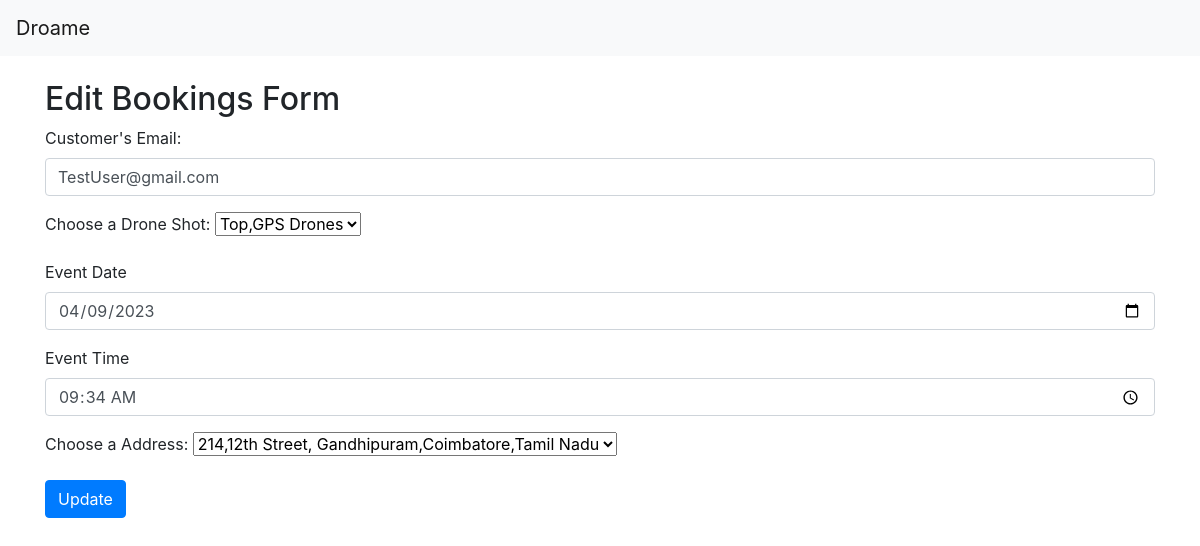
The app's page /bookings/edit/9 with its own data.
### bookings/models.py (models this page shows)
class Booking(models.Model):
    created_time = models.DateTimeField(auto_now_add=True)
    drone_shot_name = models.ForeignKey(DroneShot, on_delete=models.CASCADE)
    customer = models.ForeignKey(Customer, on_delete=models.CASCADE)
    event_date=models.DateField()
    event_time=models.TimeField()
    event_address=models.ForeignKey(Location, on_delete=models.CASCADE)

### customers/models.py (models this page shows)
class Customer(models.Model):
    name = models.CharField(max_length=100,blank=False,null=False)
    email = models.EmailField(unique=True,blank=False,null=False)
    phone_number = models.BigIntegerField(max_length=10,blank=False,null=False)
    address=models.ForeignKey(Location,on_delete=models.CASCADE)

### droneShot/models.py (models this page shows)
class DroneShot(models.Model):
    shot_name=models.CharField(max_length=100)
    drone_type=models.CharField(max_length=100)

### location/models.py (models this page shows)
class Location(models.Model):
    door_no=models.CharField(max_length=10)
    address=models.CharField(max_length=250)
    city=models.CharField(max_length=100)
    state=models.CharField(max_length=100)

### bookings/views.py (the view, shortened to what this page needs)
# urls.py: path('edit/<id>',Edit,name="Edit"),
def Edit(request,id):
    try:
        booking=Booking.objects.get(id=id)
        location=Location.objects.all()
        shot=DroneShot.objects.all()
        data={
            "booking":booking,
            "location":location,
            "shot":shot,
        }
        return render(request,"EditBookings.html",context={"data":data})
    except Booking.DoesNotExist:
        messages.error(request,"No Booking exsits.")
    except Location.DoesNotExist:
        messages.error(request,"No Location exsits.")
    except DroneShot.DoesNotExist:
        messages.error(request,"No DroneShot exsits.")
    except Exception as e:
        print(e)
        return redirect('/bookings/List')

### templates/EditBookings.html (shortened to what this page needs)
{% extends 'base.html' %}
{% block content %}
<div class="container">
    <h2>Edit Bookings Form</h2>
    <form action="" method="post">{% csrf_token %}
        <div class="form-group">
            <label for="email">Customer's Email:</label>
            <input type="email" class="form-control" id="email" placeholder="Enter email" name="email" value ={{data.booking.customer.email}} required>
        </div>
        <div class="form-group">
            <label for="shot">Choose a Drone Shot:</label>
              {% if data.shot|length != 0%}
                <select name="shot" id="shot">
                    <option value={{data.booking.drone_shot_name.id}}>{{data.booking.drone_shot_name.shot_name}},{{data.booking.drone_shot_name.drone_type}}</option>
                </select>
              {% else %}
                <a type="button" class="btn btn-danger" href="/shot/Create">Create New Drone Shot</a>
              {% endif %}
          </div>
          <div class="form-group">
            <label for="event_date">Event Date</label>
            <input type="date" class="form-control" id="event_date"  name="event_date" required  value={{data.booking.event_date|date:"Y-m-d"}}>
          </div>
          <div class="form-group">
            <label for="event_time">Event Time</label>
            <input type="time" class="form-control" id="event_time"  name="event_time" required value={{data.booking.event_time|time:"H:i"}}>
          </div>
      <div class="form-group">
        <label for="addr">Choose a Address:</label>
          {% if data.location|length != 0%}
            <select name="addr" id="addr">
              <option value={{data.booking.event_address.id}}>{{data.booking.event_address.door_no}},{{data.booking.event_address.address}},{{data.booking.event_address.city}},{{data.booking.event_address.state}}</option>
            </select>
          {% else %}
            <a type="button" class="btn btn-danger" href="/location/Create">Create New Location</a>
          {% endif %}
      </div>
      <button type="submit" class="btn btn-primary">Update</button>
    </form>
  </div>
{% endblock  %}

### records on screen
Booking: email "TestUser@gmail.com", shot "Top,GPS Drones", event_date "04/09/2023", event_time "09:34", addr "214,12th Street, Gandhipuram,Coimbatore,Tamil Nadu"
